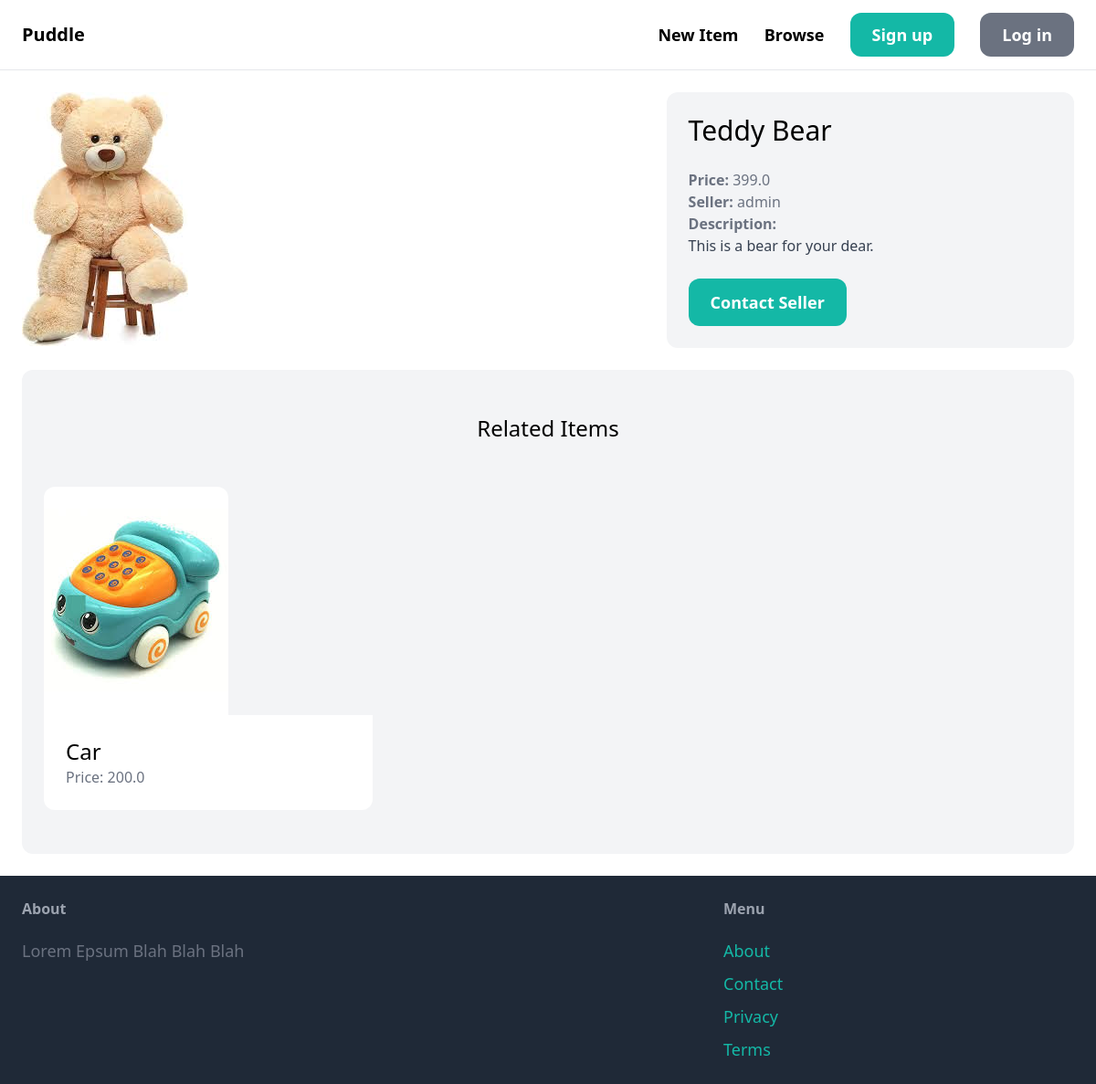
Page /items/1/ on the committed database.
### item/models.py (models this page shows, shortened)
class Item(models.Model):
    category = models.ForeignKey(Category, related_name='items', on_delete=models.CASCADE)
    name = models.CharField(max_length=255)
    description = models.TextField(blank=True, null=True)
    price = models.FloatField()
    image = models.ImageField(upload_to = 'item_images', blank=True, null=True)
    is_sold = models.BooleanField(default = False)
    created_by = models.ForeignKey(User, related_name='items', on_delete = models.CASCADE)
    created_at = models.DateTimeField(auto_now_add=True)

### item/views.py (the view)
# urls.py: path('<int:pk>/',views.detail,name='detail'),
def detail(request, pk):
    item = get_object_or_404(Item, pk=pk)
    related_items = Item.objects.filter(category=item.category, is_sold=False).exclude(pk=pk)[0:3]
    return render(request, 'item/detail.html',{
        'item':item,
        'related_items': related_items
    })

### item/templates/item/detail.html (shortened to what this page needs)
{% extends 'core/base.html' %}
{% block content %}
<div class="grid grid-cols-5 gap-6">
    <div class="col-span-3">
        <img src="{{item.image.url}}" class="rounded-xl">
    </div>
    <div class="col-span-2 p-6 bg-gray-100 rounded-xl">
        <h1 class="mb-6 text-3xl">
            {{item.name}}
        </h1>
        <p class="text-gray-500">
            <strong>Price: </strong> {{item.price}}
        </p>
        <p class="text-gray-500">
            <strong>Seller: </strong> {{item.created_by.username}}
        </p>
        {% if item.description %}
        <p class="text-gray-700">
            <strong class="text-gray-500">Description: </strong><br>{{item.description}}
        </p>
        {% endif %}
        {% if request.user == item.created_by %}
            <div class="mt-6 p-6 bg-white rounded-xl">
                <p> This is your item!</p>
                <a href="{% url 'item:edit' item.id %}" class="inline-block mt-6 px-6 py-3 text-lg font-semibold bg-teal-500 text-white rounded-xl">Edit</a>
                <a href="{% url 'item:delete' item.id %}" class="inline-block mt-6 px-6 py-3 text-lg font-semibold bg-red-500 text-white rounded-xl">Delete</a>
            </div>
        {% else %}
            <a href="{% url 'conversation:new' item.id %}" class="inline-block mt-6 px-6 py-3 text-lg font-semibold bg-teal-500 text-white rounded-xl hover:bg-teal-700">Contact Seller</a>
        {% endif %}
    </div>
</div>
<div class="mt-6 px-6 py-12 bg-gray-100 rounded-xl">
    <h2 class="mb-12 text-2xl text-center">
        Related Items
    </h2>
    <div class="grid grid-cols-3 gap-3">
        {% for item in related_items %}
        <div>
            <a href="{% url 'item:detail' item.id %}">
                <div>
                    <img src = "{{item.image.url}}" class="rounded-t-xl">
                </div>
                <div class="p-6 bg-white rounded-b-xl">
                    <h2 class="text-2xl"> {{item.name}} </h2>
                    <p class="text-gray-500">Price: {{item.price}}</p>
                </div>
            </a>
        </div>
        {% endfor %}
    </div>
</div>
{% endblock %}

### core/templates/core/base.html (shortened to what this page needs)
<!DOCTYPE html>
<html lang="en">
<head>
    <script src="https://cdn.tailwindcss.com"></script>
</head>
<body>
    <nav class="py-6 px-6 flex justify-between items-center border-b border-gray-200">
        <a href="/" class = "text-xl font-semibold"> Puddle </a>
        <div class="space-x-6">
            <a href="{% url 'item:new' %}" class="text-lg font-semibold hover:text-gray-500">New Item</a>
            <a href="{% url 'item:items' %}" class="text-lg font-semibold hover:text-gray-500">Browse</a>
            {% if request.user.is_authenticated %}
            <a href="{% url 'conversation:inbox' %}" class="px-6 py-3 text-lg font-semibold bg-teal-500 text-white rounded-xl hover:bg-teal-700">Inbox</a>
            <a href="{% url 'dashboard:index'%}" class="px-6 py-3 text-lg font-semibold bg-gray-500 text-white rounded-xl hover:bg-gray-700">Dashboard</a>
            {% else %}
            <a href="{% url 'core:signup' %}" class="px-6 py-3 text-lg font-semibold bg-teal-500 text-white rounded-xl hover:bg-teal-700">Sign up</a>
            <a href="{% url 'core:login' %}" class="px-6 py-3 text-lg font-semibold bg-gray-500 text-white rounded-xl hover:bg-gray-700">Log in</a>
            {% endif %}
        </div>
    </nav>
    <div class='px-6 py-6'>
        {% block content %}
        {% endblock %}
    </div>
    <footer class="py-6 px-6 flex justify-between bg-gray-800">
        <div class="w-2/3 pr-10">
            <h3 class="mb-5 font-semibold text-gray-400">About</h3>
            <p class="text-lg text-gray-500">Lorem Epsum Blah Blah Blah</p>
        </div>
        <div class="w-1/3">
            <h3 class="mb-5 font-semibold text-gray-400">Menu</h3>
            <ul class="space-y-2">
                <li><a href="#" class="text-lg text-teal-500 hover:text-teal-700">About</a></li>
                <li><a href="{% url 'core:contact' %}" class="text-lg text-teal-500 hover:text-teal-700">Contact</a></li>
                <li><a href="#" class="text-lg text-teal-500 hover:text-teal-700">Privacy</a></li>
                <li><a href="#" class="text-lg text-teal-500 hover:text-teal-700">Terms</a></li>
            </ul>
        </div>
    </footer>
</body>
</html>

### rows in the picture
Item: image (picture), name "Teddy Bear", price "399.0", created_by.username "admin", description "This is a bear for your dear."
Item: image (picture), name "Car", price "200.0"
